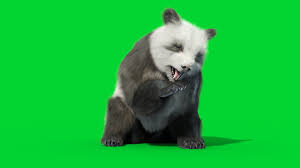
#> input picture src/img_data/img2.jpeg, 300 x 168 px
$ python chromakeying.py
#> lines starting #> are read from the running program, lines starting #| are printed output that depends on the picture; after the words box and inside, x2 and y2 are one past the last pixel; in counts of white or black regions, pixels touching at a corner belong together
import cv2
import numpy as np

def create_binary_mask(image, lower_bound, upper_bound):
    """
    Genera una máscara binaria basada en un rango de color.

    Parámetros:
    - image: Imagen en formato BGR.
    - lower_bound: Límite inferior del color en formato HSV.
    - upper_bound: Límite superior del color en formato HSV.

    Retorna:
    - Máscara binaria.
    """
    # Verificar que la imagen no sea None
    if image is None:
        raise ValueError("La imagen no se pudo cargar. Verifica la ruta del archivo.")

    # Convertir la imagen a HSV
    hsv_image = cv2.cvtColor(image, cv2.COLOR_BGR2HSV)

    # Crear la máscara para los píxeles dentro del rango
    mask = cv2.inRange(hsv_image, lower_bound, upper_bound)

    return mask

# Cargar la imagen original y verificar que se cargó correctamente
image = cv2.imread("img_data/img2.jpeg")
#> image is the input picture: shape (168, 300, 3); mean B, G, R 56.7, 186.2, 20.4
if image is None:
    raise FileNotFoundError("No se pudo cargar la imagen. Verifica la ruta del archivo.")

# Cargar la imagen de fondo
background = cv2.imread("img_data/img11.jpg")
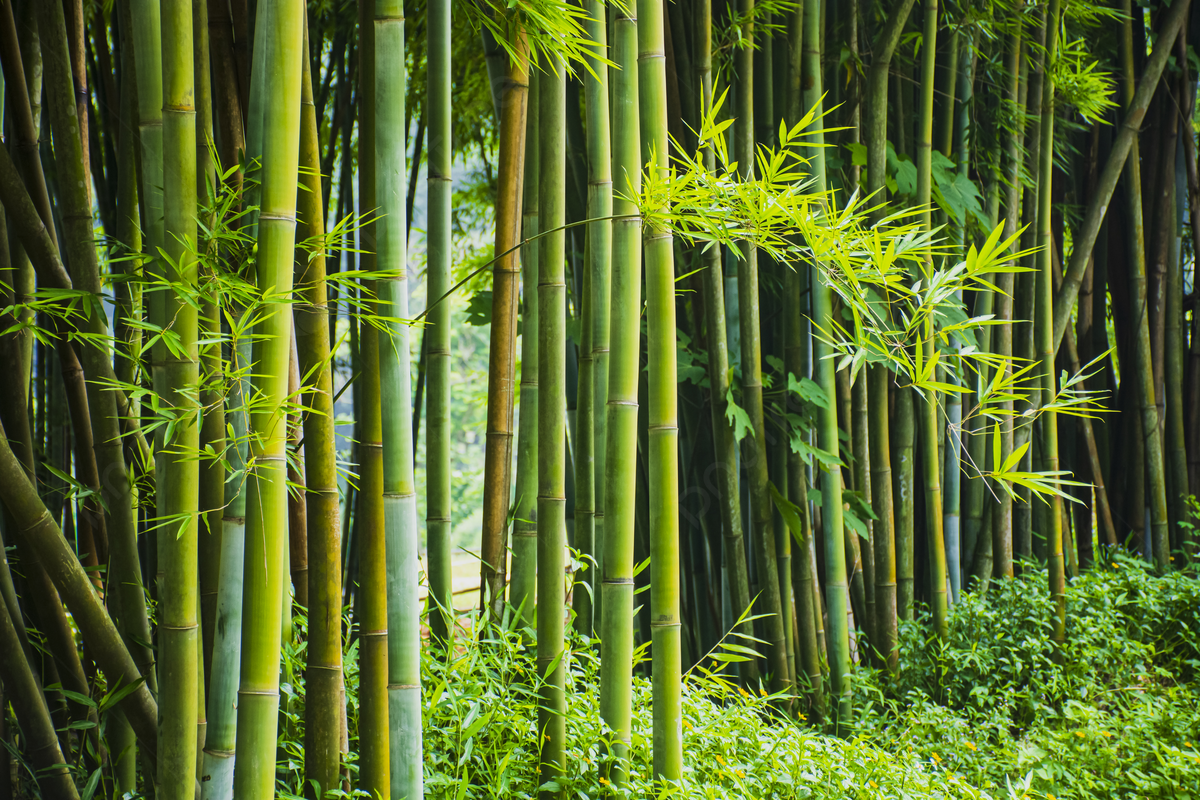
#> input picture src/img_data/img11.jpg, 1200 x 800 px
#> background is the input picture: shape (800, 1200, 3); mean B, G, R 44.6, 107, 88.1
if background is None:
    raise FileNotFoundError("No se pudo cargar la imagen de fondo. Verifica la ruta del archivo.")

# Redimensionar el fondo para que coincida con las dimensiones de la imagen original
background = cv2.resize(background, (image.shape[1], image.shape[0]))
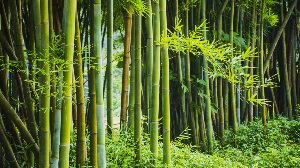
#> background: shape (168, 300, 3); mean B, G, R 44.5, 106.8, 87.9

# Definir límites para el color verde en HSV
lower_green = np.array([35, 50, 50])  # Límite inferior
upper_green = np.array([85, 255, 255])  # Límite superior

# Generar la máscara para el color verde
mask = create_binary_mask(image, lower_green, upper_green)
#> in create_binary_mask, `hsv_image = cv2.cvtColor(image, cv2.COLOR_BGR2HSV)`: hsv_image: shape (168, 300, 3); mean H, S, V 63.8, 208.1, 186.5
#> in create_binary_mask, `mask = cv2.inRange(hsv_image, lower_bound, upper_bound)`:
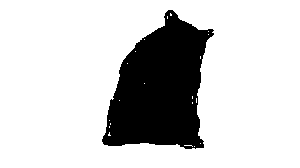
#> mask: shape (168, 300); 80.3% white; 1 black region, box (x1, y1, x2, y2) and area: (102, 10, 214, 149) 9938

# Crear una máscara invertida
inverse_mask = cv2.bitwise_not(mask)

# Extraer la persona  del primer plano (imagen original) sin el fondo verde
person = cv2.bitwise_and(image, image, mask=inverse_mask)
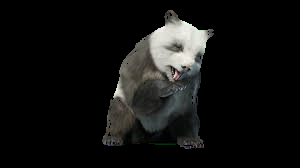
#> person: shape (168, 300, 3); mean B, G, R 16.8, 17.8, 17.6

# poner la persona en el fondo
background = cv2.bitwise_and(background, background, mask=mask)
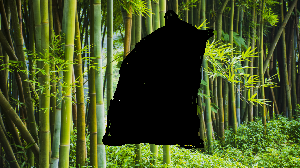
#> background: shape (168, 300, 3); mean B, G, R 34.7, 83.5, 68.4

# Sumar las dos imágenes
result = cv2.add(person, background)
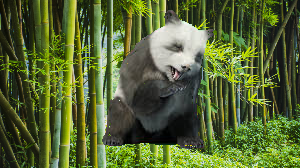
#> result: shape (168, 300, 3); mean B, G, R 51.5, 101.3, 86.1

# Guardar y mostrar los resultados
cv2.imshow("Mascara", mask)
cv2.imshow("Resultado", person)
cv2.imshow("Fondo", background)
cv2.imshow("Resultado final", result)
cv2.waitKey(0)
cv2.destroyAllWindows()
